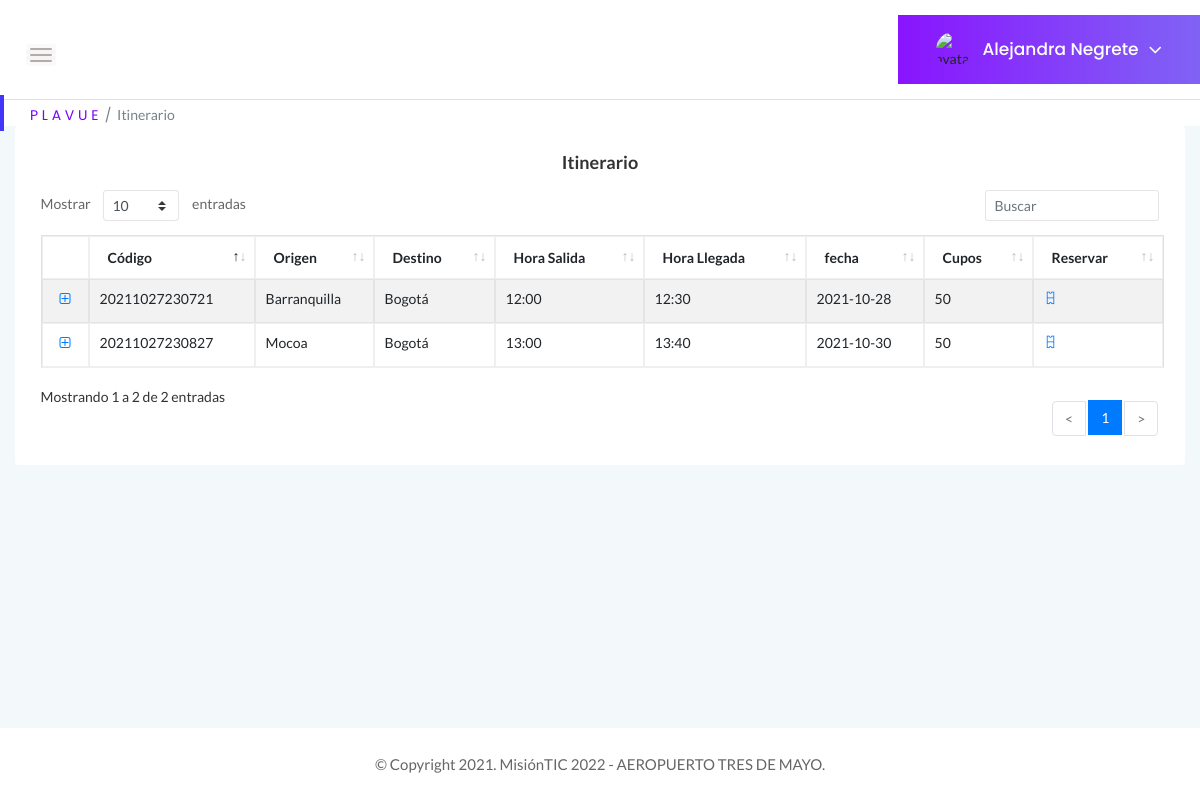
The page /itinerario (signed in) on the database its author committed.
### tables this page shows
CREATE TABLE Usuarios (Id_usuario BIGINT PRIMARY KEY, Documento BIGINT UNIQUE, tipoDocumento INTEGER REFERENCES tipo_documento (id_documento) ON DELETE RESTRICT ON UPDATE RESTRICT MATCH SIMPLE, contraseña VARCHAR NOT NULL, tipoPerfil INTEGER REFERENCES Perfil (Id_perfil) ON DELETE RESTRICT ON UPDATE RESTRICT, estadoUsuario INTEGER REFERENCES Estado (Id_estado) ON DELETE RESTRICT ON UPDATE RESTRICT, Nombre VARCHAR (100) NOT NULL, correo VARCHAR (100) UNIQUE NOT NULL, fechaNacimiento DATE, sexo INTEGER REFERENCES Genero (Id_genero) ON DELETE RESTRICT ON UPDATE RESTRICT, Celular BIGINT, nacionalidad INTEGER REFERENCES Nacionalidad (Id_pais) ON DELETE RESTRICT ON UPDATE RESTRICT, nombreContacto VARCHAR (100), numeroContacto BIGINT);

CREATE TABLE Vuelos (Id_vuelo INTEGER PRIMARY KEY UNIQUE, placa VARCHAR (20), aereolinea STRING, origen INTEGER, destino INTEGER, horaSalida TIME, horaLlegada TIME, fecha DATE, estado STRING, capacidad INT, reservas INTEGER, cupos INT, precio INT, piloto VARCHAR (100));

CREATE TABLE Ciudades (Id_ciudad INTEGER PRIMARY KEY, Ciudad VARCHAR (30));

### app.py (the view)
@app.route("/itinerario", methods=["GET", "POST"])
def itinerario_usuario():
    if "usuario" in session:
        if request.method =="GET":
            try:
                with sqlite3.connect("Plavue.db") as con:
                    con.row_factory = sqlite3.Row
                    cur = con.cursor()
                    cur.execute("SELECT * FROM Usuarios WHERE correo = ?", [session["usuario"]])
                    query = cur.fetchone()
                with sqlite3.connect("Plavue.db") as con:
                    con.row_factory = sqlite3.Row
                    cur = con.cursor()
                    cur.execute("SELECT * FROM Vuelos")
                    row = cur.fetchall()
                with sqlite3.connect("Plavue.db") as con4:
                    con4.row_factory = sqlite3.Row
                    cur = con4.cursor()
                    cur.execute("SELECT * FROM Ciudades")
                    query4 = cur.fetchall()
                    return render_template("itinerario-usuarioFinal.html", perfil = query, row = row, ciudad = query4)
            except Error as er:
                print('SQLite error: %s' % (' '.join(er.args)))
                print('SQLite traceback: ')
            return render_template('itinerariousuario.html')
    return render_template ("Login.html")

### templates/itinerario-usuarioFinal.html (shortened to what this page needs)
<!doctype html>
<html class="no-js" lang="en">
<head>
    <link rel="stylesheet" href="{{ url_for('static', filename='css/bootstrap.min.css') }}">
    <link rel="stylesheet" href="{{ url_for('static', filename='css/font-awesome.min.css')}}">
    <link rel="stylesheet" href="{{ url_for('static', filename='css/themify-icons.css')}}">
    <link rel="stylesheet" href="{{ url_for('static', filename='css/metisMenu.css')}}">
    <link rel="stylesheet" href="{{ url_for('static', filename='css/owl.carousel.min.css')}}">
    <link rel="stylesheet" href="{{ url_for('static', filename='css/slicknav.min.css')}}">
    <link rel="stylesheet" href="https://www.amcharts.com/lib/3/plugins/export/export.css" type="text/css" media="all" />
    <link rel="stylesheet" type="text/css" href="{{ url_for('static', filename='css/tables/jquery.dataTables.css')}}">
    <link rel="stylesheet" type="text/css" href="{{ url_for('static', filename='css/tables/dataTables.bootstrap4.min.css')}}">
    <link rel="stylesheet" type="text/css" href="{{ url_for('static', filename='css/tables/responsive.bootstrap.min.css')}}">
    <link rel="stylesheet" type="text/css" href="{{ url_for('static', filename='css/tables/responsive.jqueryui.min.css')}}">
    <link rel="stylesheet" href="{{ url_for('static', filename='css/typography.css')}}">
    <link rel="stylesheet" href="{{ url_for('static', filename='css/default-css.css')}}">
    <link rel="stylesheet" href="{{ url_for('static', filename='css/styles.css')}}">
    <link rel="stylesheet" href="{{ url_for('static', filename='css/responsive.css')}}">
    <link rel="stylesheet" href="{{ url_for('static', filename='js/vendor/select2.css')}}">
</head>
<body>
    <div class="page-container">
        <div class="main-content">
            <div class="header-area">
                <div class="row align-items-center">
                    <div class="col-md-6 col-sm-8 clearfix">
                        <div class="nav-btn pull-left">
                            <span></span>
                            <span></span>
                            <span></span>
                        </div>
                    </div>
                    <div class="col-sm-6 clearfix">
                        <div class="user-profile pull-right">
                            <img class="avatar user-thumb" src="static/images/icon/usuariofinal.jpg" alt="avatar">
                            <h4 class="user-name dropdown-toggle" data-toggle="dropdown">{{perfil[6]}}<i class="fa fa-angle-down"></i></h4>
                        </div>
                    </div>
                </div>
            </div>
            <div class="page-title-area">
                <div class="row align-items-center">
                    <div class="col-sm-12">
                        <div class="breadcrumbs-area clearfix">
                            <ul class="breadcrumbs pull-left">
                                <li><a href="../perfilusuario">P L A V U E</a></li>
                                <li><span>Itinerario</span></li>
                            </ul>
                        </div>
                    </div>
                </div>
            </div>
            <div class="main-content-inner">
                <div class="row">
                    <div class="col-12 mt-8">
                        <div class="card">
                            <div class="card-body">
                                <h4 class="header-title" align="center" >Itinerario</h4>
                                    <div class="panel-body">
                                        <table class="table table-bordered table-striped mb-none" id="datatable-itinerario">
                                            <thead>
                                                <tr>
                                                    <th>Código</th>
                                                    <th>Origen</th>
                                                    <th>Destino</th>
                                                    <th>Hora Salida</th>
                                                    <th>Hora Llegada</th>
                                                    <th>fecha</th>
                                                    <th>Cupos</th>
                                                    <th>Reservar</th>
                                                </tr>
                                            </thead>
                                            <tbody>
                                                {% for r in row %}
                                                    <tr>
                                                        <td> {{ r ["Id_vuelo"] }} </td>
                                                        <td>
                                                            {% for c in ciudad %}
                                                                {% if r["origen"] == c["Id_ciudad"] %}
                                                                    <span>{{c["Ciudad"]}}</span>
                                                                {% endif %}
                                                            {% endfor %}
                                                        </td>
                                                        <td>
                                                            {% for c in ciudad %}
                                                                {% if r["destino"] == c["Id_ciudad"] %}
                                                                    <span>{{c["Ciudad"]}}</span>
                                                                {% endif %}
                                                            {% endfor %}
                                                        </td>
                                                        <td> {{ r ["horaSalida"] }}  </td>
                                                        <td> {{ r ["horaLlegada"] }}  </td>
                                                        <td> {{ r ["fecha"] }}  </td>
                                                        <td> {{ r ["cupos"] }}  </td>
                                                        <td>
                                                            <a href="../reservausuario/{{r['Id_vuelo']}}"><i class="ti-ticket"></i></a>
                                                        </td>
                                                    </tr>
                                                {% endfor %}
                                            </tbody>
                                        </table>
                                    </div>
                            </div>
                        </div>
                    </div>
                </div>
            </div>
        </div>
        <footer>
            <div class="footer-area">
                <p>© Copyright 2021. MisiónTIC 2022 - AEROPUERTO TRES DE MAYO.</p>
            </div>
        </footer>
    </div>
</body>
</html>

### rows shown on the page
Usuarios: Nombre "Alejandra Negrete"
Vuelos: Id_vuelo "20211027230721", horaSalida "12:00", horaLlegada "12:30", fecha "2021-10-28", cupos "50"
Ciudades: Ciudad "Barranquilla"
Ciudades: Ciudad "Bogotá"
Vuelos: Id_vuelo "20211027230827", horaSalida "13:00", horaLlegada "13:40", fecha "2021-10-30", cupos "50"
Ciudades: Ciudad "Mocoa"
